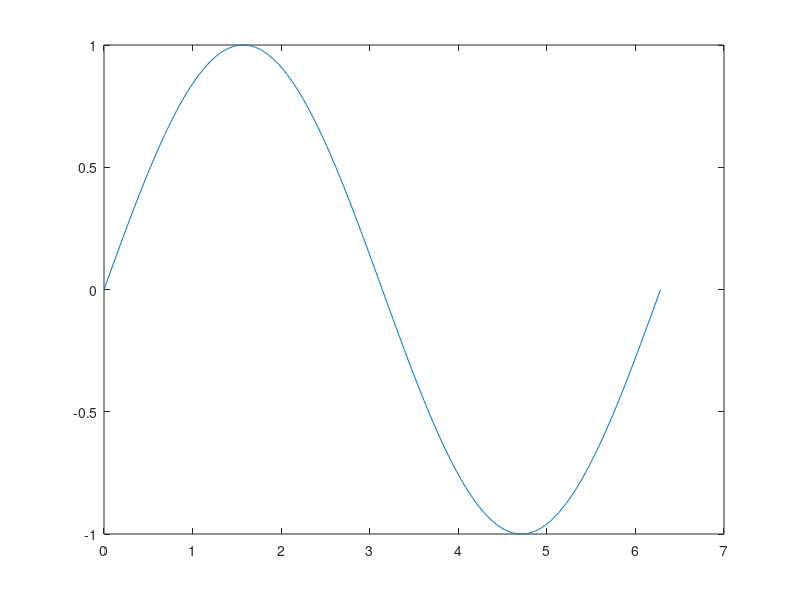

The MATLAB script that drew this image:
disp('MATLAB Demo')
disp('Authors: Ben Mayes')
disp('         Gian Biondi')

input('>> 5 + 4 % The command window is a glorified REPL')
5+4
x = 5+4;
input('>> ans + ans')
x + x
y = x + x;
input('>> ans * ans; % We can hide the result by including the semi-colon.')
input('>> ans')
y * y

input('>> v = [1 2 3 4] % Lets make a row vector.')
v = [1 2 3 4]

input('>> size(v) % What is its size?')
size(v)

input('>> [rows cols] = size(v) % The size itself is a matrix!')
[rows cols] = size(v)

input('>> size(5) % Even a number is considered a 1x1 matrix.')
size(5)

input('>> [1 2; 3 4] % Syntax for multirow matrix')
m = [1 2; 3 4]

input('>> eye(3) % identity matrix')
eye(3)

input('>> inv(m) % Find the inverse of a matrix.')
minv = inv(m)

input('>> minv*m % This should equal eye(2)')
minv*m

input('>> [v v] % Vectors can be easily concatenated')
[v v]

input('>> m = [v;v+v] % Or used as row vectors in a matrix (if their column counts match)')
m = [v;v+v]

input('>> [m m] % Any matrix can be used (if their row counts match)')
n = [m m]

input('>> [n; transpose(n)] % Clearly combining these two matrices in this way would not produce a sensible answer.')
disp('Error using vertcat')
disp('CAT arguments dimensions are not consistent.')
disp(' ')
input('>> [v ; transpose(v) transpose(v)] % However, if we make the dimensions match everything works as expected.')
[m; transpose(m) transpose(m)]

input('>> m = magic(5) % 5x5 matrix with all rows/cols/diagonals equal in sum.')
m = magic(5)

input('>> m(1,3) % Access third element in the first row.')
m(1,3)

input('>> m(1,1:5) % Access the first row as a vector.')
m(1,1:5)

input('>> m(2:4,2:4) % Access a sub-matrix.');
m(2:4,2:4)

input('>> m(2:4,2:4) = [1 2 3;4 5 6; 7 8 9] % We can also modify it!')
m(2:4,2:4) = [1 2 3;4 5 6; 7 8 9]

input('>> 0:10 % we can easily construct a vector using ranges')
0:10

input('>> 0:0.5:1 % the step value can also be specified')
0:0.5:1

input('>> x = @(r,c) repmat(c*transpose(0:(r-1)),1,c)+repmat(0:(c-1),r,1)')
disp('% An anonymous function. repmat(M,r,c) creates a matrix containing r*c copies of the given matrix.')
x = @(r,c) repmat(c*transpose(0:(r-1)),1,c)+repmat(0:(c-1),r,1)


input('>> x(4,4)')
x(4,4)

input('>> x(4,6)')
x(4,6)

input('>> x(6,3)')
x(6,3)

input('>> f = @(x)x*x % An anonymous function.')
f = @(x)x*x

input('>> f(5)')
f(5)

input('>> arrayfun(f,v) % Let''s apply it to our vector.')
arrayfun(f,v)

input('>> f = @(x)arrayfun(@(x)x*x,x) % An alternate way of writing the function.')
f = @(x)arrayfun(@(x)x*x,x)

input('>> f(v) % Now it accepts vectors (and matrices)')
f(v)

input('>> f(5) % And single elements.')
f(5)

input('>> X = 0:pi/180:2*pi; % Obtain all values between 0 and 2pi with a step of pi/180.')
X = 0:pi/180:2*pi;
input('>> Y = sin(X); % Apply sin to each value in X and store in Y.')
Y = sin(X);
input('>> plot(X,Y) % create a plot containing points (X(1),Y(1)), (X(2),Y(2)),...')
plot(X,Y)